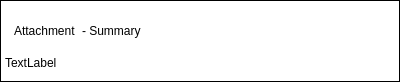
<?xml version="1.0" encoding="UTF-8"?>
<ui version="4.0">
 <class>AttachmentWidget</class>
 <widget class="QFrame" name="AttachmentWidget">
  <property name="geometry">
   <rect>
    <x>0</x>
    <y>0</y>
    <width>400</width>
    <height>57</height>
   </rect>
  </property>
  <property name="palette">
   <palette>
    <active>
     <colorrole role="Base">
      <brush brushstyle="SolidPattern">
       <color alpha="255">
        <red>255</red>
        <green>255</green>
        <blue>255</blue>
       </color>
      </brush>
     </colorrole>
     <colorrole role="Window">
      <brush brushstyle="SolidPattern">
       <color alpha="255">
        <red>255</red>
        <green>255</green>
        <blue>255</blue>
       </color>
      </brush>
     </colorrole>
    </active>
    <inactive>
     <colorrole role="Base">
      <brush brushstyle="SolidPattern">
       <color alpha="255">
        <red>255</red>
        <green>255</green>
        <blue>255</blue>
       </color>
      </brush>
     </colorrole>
     <colorrole role="Window">
      <brush brushstyle="SolidPattern">
       <color alpha="255">
        <red>255</red>
        <green>255</green>
        <blue>255</blue>
       </color>
      </brush>
     </colorrole>
    </inactive>
    <disabled>
     <colorrole role="Base">
      <brush brushstyle="SolidPattern">
       <color alpha="255">
        <red>255</red>
        <green>255</green>
        <blue>255</blue>
       </color>
      </brush>
     </colorrole>
     <colorrole role="Window">
      <brush brushstyle="SolidPattern">
       <color alpha="255">
        <red>255</red>
        <green>255</green>
        <blue>255</blue>
       </color>
      </brush>
     </colorrole>
    </disabled>
   </palette>
  </property>
  <property name="windowTitle">
   <string>Form</string>
  </property>
  <property name="frameShape">
   <enum>QFrame::Box</enum>
  </property>
  <layout class="QVBoxLayout" name="verticalLayout">
   <property name="leftMargin">
    <number>4</number>
   </property>
   <property name="rightMargin">
    <number>4</number>
   </property>
   <item>
    <widget class="QWidget" name="topWidget" native="true">
     <layout class="QHBoxLayout" name="horizontalLayout_2">
      <item>
       <widget class="AttachmentLink" name="attachmentLink">
        <property name="text">
         <string>Attachment</string>
        </property>
       </widget>
      </item>
      <item>
       <widget class="QLabel" name="summaryLabel">
        <property name="text">
         <string>- Summary</string>
        </property>
       </widget>
      </item>
      <item>
       <spacer name="horizontalSpacer">
        <property name="orientation">
         <enum>Qt::Horizontal</enum>
        </property>
        <property name="sizeHint" stdset="0">
         <size>
          <width>40</width>
          <height>20</height>
         </size>
        </property>
       </spacer>
      </item>
     </layout>
    </widget>
   </item>
   <item>
    <widget class="QLabel" name="uploadedLabel">
     <property name="text">
      <string>TextLabel</string>
     </property>
    </widget>
   </item>
  </layout>
 </widget>
 <customwidgets>
  <customwidget>
   <class>AttachmentLink</class>
   <extends>QLabel</extends>
   <header>AttachmentLink.h</header>
  </customwidget>
 </customwidgets>
 <resources/>
 <connections/>
</ui>
